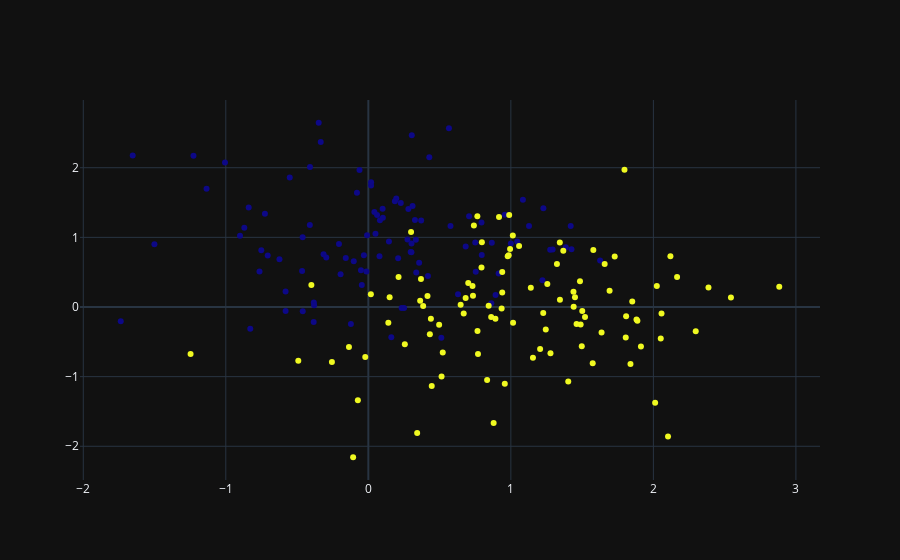
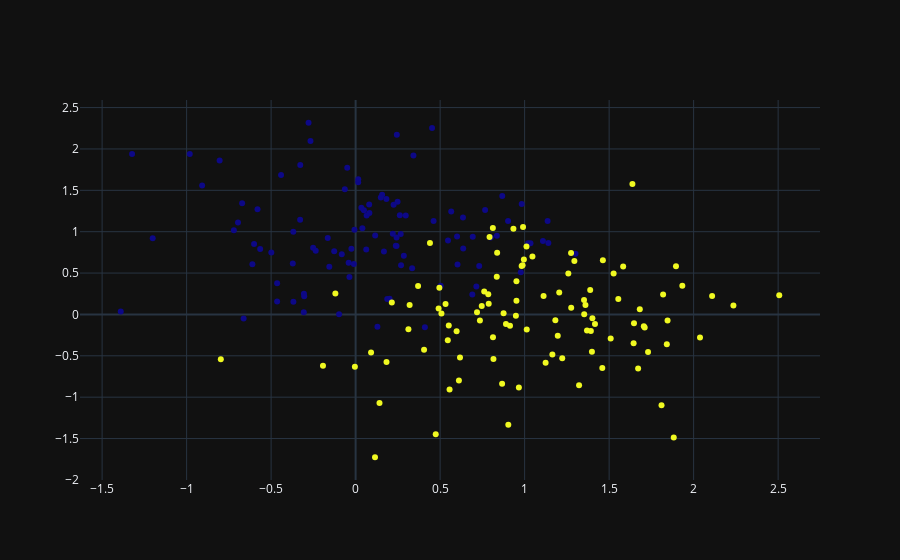
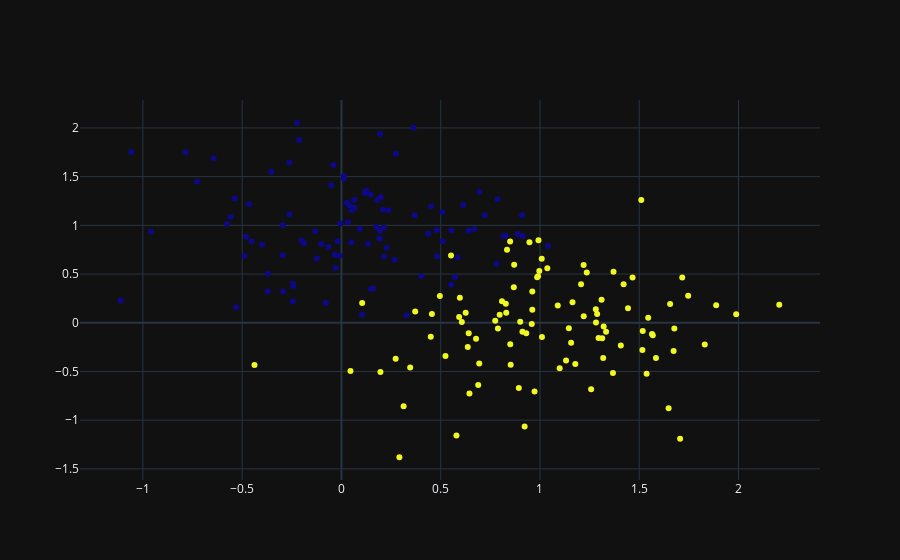
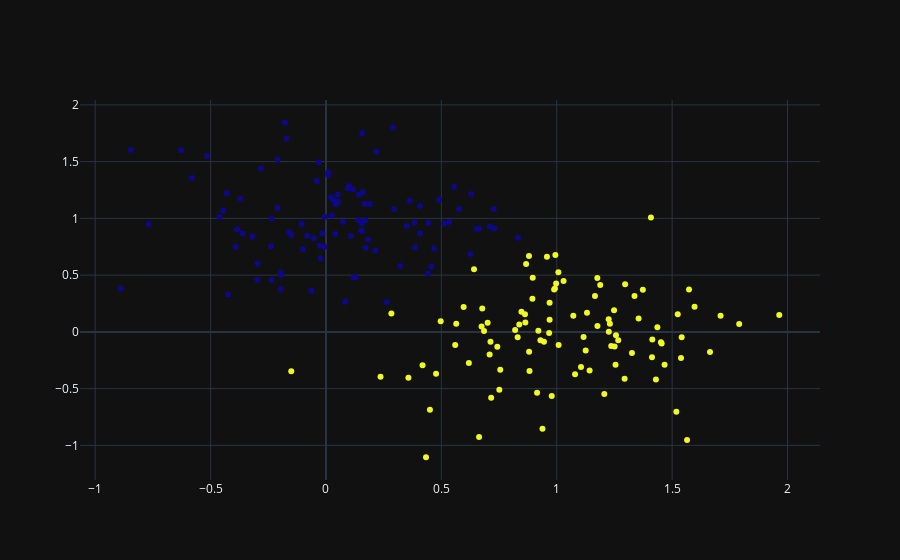

Here is the notebook cell these charts were saved with, in order:
### Code cell
n_steps = int(data.df.loc[:, "step"].max() + 1)

for t in range(n_steps):
    df = data.df.query(f"step == {t}")
    fig = go.Figure()
    fig.add_trace(
        go.Scatter(
            x=df.loc[:, "col0"],
            y=df.loc[:, "col1"],
            mode="markers",
            marker={
                "color": data.sub_info.loc[:, "color"]
            }
        )
    )
    fig.show()

### Figure 1 — Plotly figure (JSON) as saved in the notebook; plotly's stock layout.template omitted (floating-point values rounded to 4 significant figures; data arrays with more than 128 entries replaced by an {"elided": "..."} marker saying what was removed)
{"data": [{"marker": {"color": {"elided": "200 int values"}}, "mode": "markers", "x": {"elided": "200 float values"}, "y": {"elided": "200 float values"}, "type": "scatter"}], "layout": {}}

### Figure 2 — Plotly figure (JSON) as saved in the notebook; plotly's stock layout.template omitted (floating-point values rounded to 4 significant figures; data arrays with more than 128 entries replaced by an {"elided": "..."} marker saying what was removed)
{"data": [{"marker": {"color": {"elided": "200 int values"}}, "mode": "markers", "x": {"elided": "200 float values"}, "y": {"elided": "200 float values"}, "type": "scatter"}], "layout": {}}

### Figure 3 — Plotly figure (JSON) as saved in the notebook; plotly's stock layout.template omitted (floating-point values rounded to 4 significant figures; data arrays with more than 128 entries replaced by an {"elided": "..."} marker saying what was removed)
{"data": [{"marker": {"color": {"elided": "200 int values"}}, "mode": "markers", "x": {"elided": "200 float values"}, "y": {"elided": "200 float values"}, "type": "scatter"}], "layout": {}}

### Figure 4 — Plotly figure (JSON) as saved in the notebook; plotly's stock layout.template omitted (floating-point values rounded to 4 significant figures; data arrays with more than 128 entries replaced by an {"elided": "..."} marker saying what was removed)
{"data": [{"marker": {"color": {"elided": "200 int values"}}, "mode": "markers", "x": {"elided": "200 float values"}, "y": {"elided": "200 float values"}, "type": "scatter"}], "layout": {}}
